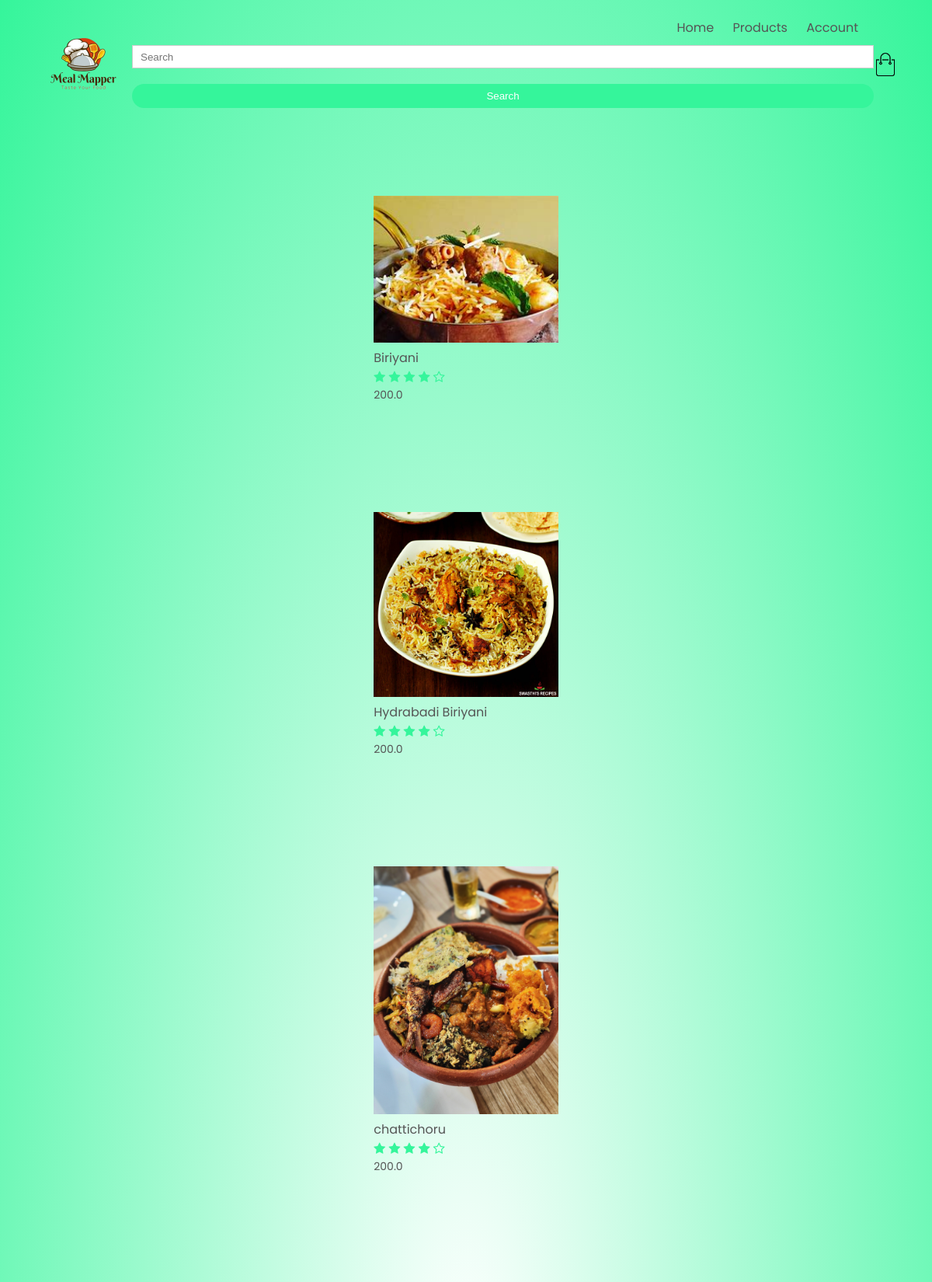
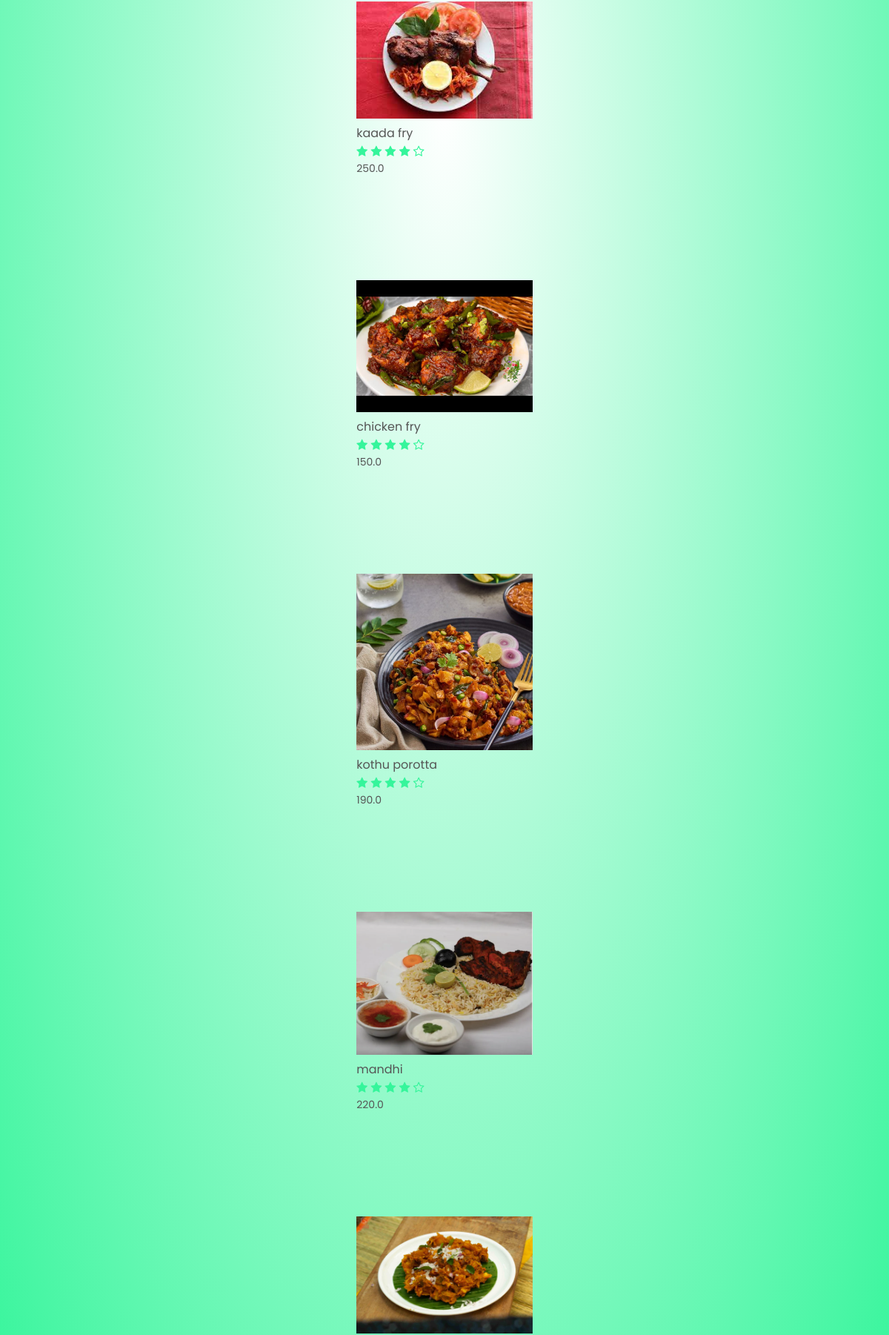
/list-items (signed in, upper part), run on the app's committed database (2 pictures, top to bottom).
### mmapp/models.py (models this page shows)
class Food(models.Model):
    name = models.CharField(max_length=30,null=False)
    photo = models.ImageField(upload_to='images')
    price = models.FloatField(default=0)
    description = models.CharField(max_length=555,default="Description about Food")
    class Meta:
        db_table = 'Food'

### mmapp/views.py (the view)
# urls.py: path('list-items',views.list_items, name="list_items"),
def list_items(request):
    template_name = "list_items.html"
    meals = Food.objects.all()
    context = collect_cart_details(request)
    context ['meals'] =  meals
    return render(request, template_name, context=context)

### mmapp/views.py (called while the page is built)
def collect_cart_details(request):
    cart_items_list = CartItems.objects.filter(customer__user=request.user)
    print("Cart items list:", cart_items_list)
    grand_total = 0
    for cart_item in cart_items_list:
        print("Quantity:", cart_item.quantity)
        print("Food Price:", cart_item.meal.price)
        cart_item.item_price = cart_item.quantity * cart_item.meal.price
        grand_total = grand_total + cart_item.item_price
    details = {
        'cart': cart_items_list,
        'total_price': grand_total
    }
    return details

### mmapp/templates/list_items.html (shortened to what this page needs)
{% extends 'base.html' %}
{% block login %}
    <div class="small-container">
        {% for meal in meals %}
        <div class="row">
            <div class="col-4">
                <a href="{% url 'item_details' meal.id %}"><img src="{{ meal.photo.url }}" ></a>
                <h4>{{ meal.name }}</h4>
                <div class="rating">
                    <i class="fa fa-star"></i>
                    <i class="fa fa-star"></i>
                    <i class="fa fa-star"></i>
                    <i class="fa fa-star"></i>
                    <i class="fa fa-star-o"></i>
                </div>
                <p>{{ meal.price }}</p>
            </div>
        {% empty %}
      <h3 class="card-title">Pc are not available at this time!</h3>
  {% endfor %}
    </div>
{% endblock %}

### mmapp/templates/base.html (shortened to what this page needs)
<!DOCTYPE html>
{% load static %}
<html lang="en">
<head>
    <link rel="stylesheet" href="{% static 'css/style.css' %}">
    <link rel="stylesheet" href="https://stackpath.bootstrapcdn.com/font-awesome/4.7.0/css/font-awesome.min.css">
</head>
<body>
<div class="header">
    <div class="container">
        <div class="navbar">
            <div class="logo">
                <a href="{% url 'index' %}"><img src="{% static 'images/logooo.png' %}" alt="logo" width="125px"></a>
            </div>
            <nav>
                <ul id="MenuItems">
                    <li><a href="{% url 'index' %}">Home</a></li>
                    <li><a href="{% url 'list_items' %}">Products</a></li>
                    <li><a href="{% url 'user_login' %}">Account</a></li>
                </ul>
                <form action="{% url 'search_items' %}" method="get" class="d-flex">
                    <input name="q" id="q" class="form-control me-2" type="text" placeholder="Search">
                    <button class="btn btn-primary" type="submit">Search</button>
                </form>
            </nav>
            <a href="{% url 'display_cart_items' %}"><img src="{% static 'images/cart.png' %}" width="30px" height="30px"></a>
        </div>
        <div class="container m-5">
            {% block login %}{% endblock %}
        </div>
    </div>
</div>
</body>
</html>

### mmapp/static/css/style.css (style rules this page uses)
* { margin: 0; padding: 0; box-sizing: border-box; }
body { font-family: 'Poppins', sans-serif; }
.navbar { display: flex; align-items: center; padding: 20px; }
nav { flex: 1; text-align: right; }
nav ul { display: inline-block; list-style-type: none; }
nav ul li { display: inline-block; margin-right: 20px; }
a { text-decoration: none; color: #555; }
p { color: #555; }
.container { max-width: 1300px; margin: auto; padding-left: 25px; padding-right: 25px; }
.row { display: flex; align-items: center; flex-wrap: wrap; justify-content: space-around; }
.btn { display: inline-block; background: #35f59b; color: white; padding: 8px 30px; margin: 30px 0; border-radius: 30px; transition: background 0.5s; }
.header { background: radial-gradient(#fff,#35f59b); }
.header .row { margin-top: 70px; }
.small-container { max-width: 1080px; margin: auto; padding-left: 25px; padding-right: 25px; }
.col-4 { flex-basis: 25%; padding: 10px; min-width: 200px; margin-bottom: 50px; transition: transform 0.5s; }
.col-4 img { width: 100%; }
h4 { color: #555; font-weight: normal; }
.col-4 p { font-size: 14px; }
.rating .fa { color: #35f59b; }
ul { list-style-type: none; }
form input { width: 100%; height: 30px; margin: 10px 0; padding: 0 10px; border: 1px solid #ccc; }
form .btn { width: 100%; border: none; cursor: pointer; margin: 10px 0; }

### data on the page
Food: photo (picture), name "Biriyani", price "200.0"
Food: photo (picture), name "Hydrabadi Biriyani", price "200.0"
Food: photo (picture), name "chattichoru", price "200.0"
Food: photo (picture), name "kaada fry", price "250.0"
Food: photo (picture), name "chicken fry", price "150.0"
Food: photo (picture), name "kothu porotta", price "190.0"
Food: photo (picture), name "mandhi", price "220.0"
Food: photo (picture)
